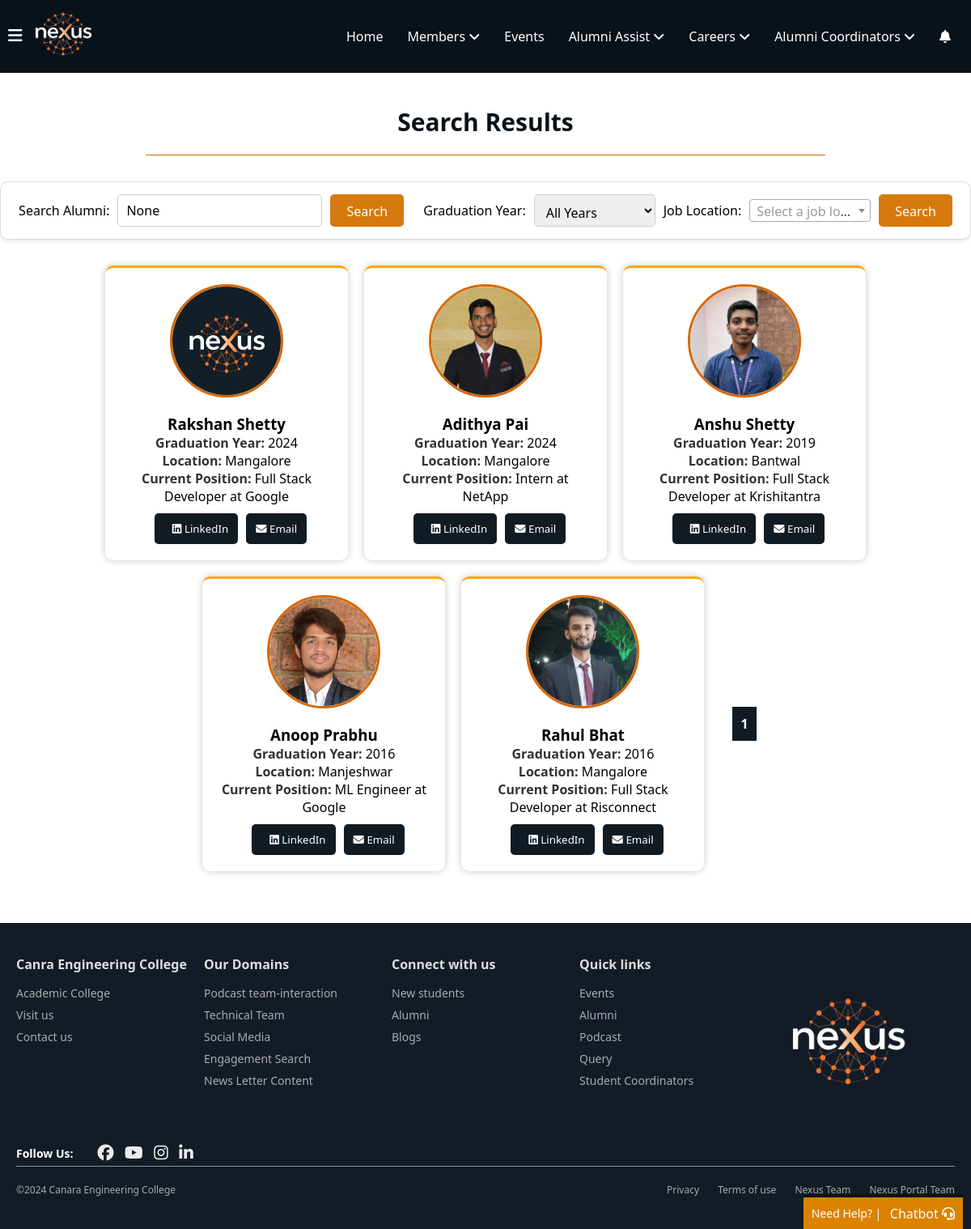
/alumni/alumni-search/ (signed in), run on the app's committed database.
### alumni_details/models.py (models this page shows, shortened)
class Alumni(models.Model):
    alumni_id = models.AutoField(primary_key=True)
    user = models.OneToOneField(User, on_delete=models.CASCADE, related_name="alumni_profile")
    first_name = models.CharField(max_length=100, db_index=True)
    last_name = models.CharField(max_length=100, db_index=True)
    phone_number = models.CharField(max_length=15, blank=True, null=True)  # Allows optional phone number
    graduation_year = models.IntegerField(db_index=True)  # Added index for graduation year
    location = models.CharField(max_length=255, blank=True, null=True)  # Optional location
    job_location=models.CharField(max_length=255,blank=True,null=True,db_index=True)
    profile_picture = models.ImageField(upload_to='photos/', blank=True, null=True, default='photos/default.png', validators=[validate_image_size])  # Add validator here
    batch = models.CharField(max_length=10)
    usn = models.CharField(max_length=20, unique=True)
    linkedin_url = models.URLField(max_length=255, blank=True, null=True)  # Optional LinkedIn URL
    facebook_url = models.URLField(max_length=255, blank=True, null=True)  # Optional Facebook URL
    instagram_url = models.URLField(max_length=255, blank=True, null=True)  # Optional Instagram URL
    twitter_url = models.URLField(max_length=255, blank=True, null=True)  # Optional Twitter URL
    youtube_url = models.URLField(max_length=255, blank=True, null=True)  # Optional YouTube URL
    current_position = models.CharField(max_length=255, db_index=True, null=True)
    branch = models.CharField(max_length=100, db_index=True)  # Added index for branch
    company_name = models.CharField(max_length=255, db_index=True, null=True)  # Added index for company name
    bio = models.TextField(blank=True, null=True)  # Optional bio
    achievements = models.TextField(blank=True, null=True)  # Optional achievements
    dob = models.DateField()
    is_alumni = models.BooleanField(default=True)
    personal_email = models.EmailField(blank=True, null=True, unique=True)  # Add personal email field
    profile_views = models.IntegerField(default=generate_random_views)  # Random views between 1-10
    uuid = models.UUIDField(default=uuid.uuid4, editable=False, unique=True)
    class Meta:
        indexes = [
            models.Index(fields=['first_name']),
            models.Index(fields=['last_name']),
            models.Index(fields=['current_position']),
            models.Index(fields=['graduation_year']),  # Index for faster filtering by graduation year
            models.Index(fields=['branch']),  # Index for faster filtering by branch
            models.Index(fields=['company_name']),  # Index for faster filtering by company name
            models.Index(fields=['job_location'])
        ]

### alumni_details/views.py (the view, shortened to what this page needs)
# urls.py: path('alumni-search/', views.alumni_search, name='alumni_search'),
@login_required_with_message
def alumni_search(request):
    query = request.GET.get('alumni')
    graduation_year = request.GET.get('graduation_year')  # Graduation year filter
    job_location = request.GET.get('job_location')  # Job location filter
    graduation_years = Alumni.objects.values_list('graduation_year', flat=True).distinct()
    job_locations = Alumni.objects.values_list('job_location', flat=True).distinct()
    alumni_list = Alumni.objects.all()
    if graduation_year:
        alumni_list = alumni_list.filter(graduation_year=graduation_year)
    if job_location:
        alumni_list = alumni_list.filter(job_location__icontains=job_location)
    paginator = Paginator(alumni_list.distinct(), 5)  # 5 results per page
    page_number = request.GET.get('page', 1)
    page_obj = paginator.get_page(page_number)
    context = {
        'page_obj': page_obj,
        'graduation_years': graduation_years,
        'job_locations': job_locations,
        'graduation_year': graduation_year,  # To highlight the selected graduation year
        'job_location': job_location,  # To highlight the selected job location
        'query': query,  # To preserve the search query
    }
    return render(request, 'alumni_details/alumni_search_results.html', context)

### notifications/context_processors.py (called while the page is built)
def notification_count(request):
    if request.user.is_authenticated:
        unread_count = Notification.objects.filter(
            recipient=request.user,
            viewed=False
        ).count()
        return {'unread_notifications_count': unread_count}
    return {'unread_notifications_count': 0}

### alumni_details/templates/alumni_details/alumni_search_results.html (shortened to what this page needs)
{% extends 'home/layout.html' %}
{% load static %}
{% block content %}
<link href="https://cdn.jsdelivr.net/npm/select2@4.0.13/dist/css/select2.min.css" rel="stylesheet" />
<h1>Search Results</h1>
<div class="search-filter">
    <form method="GET" action="{% url 'alumni_search' %}" class="search">
        <label for="alumni">Search Alumni:</label>
        <input type="text" id="alumni" name="alumni" value="{{ query }}" placeholder="Search by name, position, company, etc." />
        <button type="submit">Search</button>
    </form>
    <form method="get" action="" class="filter">
        <label for="graduation_year">Graduation Year:</label>
        <select id="graduation_year" name="graduation_year">
            <option value="">All Years</option>
        </select>
        <label for="job_location">Job Location:</label>
        <button type="submit">Search</button>
    </form>
</div>
    <div class="alumni-results">
    {% if page_obj.object_list %}
    {% for alumni in page_obj.object_list %}
    <div class="alumni-profile-card">
        <div class="profile-image">
            <a href="{% url 'public_alumni_profile' alumni.uuid %}">
          <img src="{% if alumni.profile_picture %}{{ alumni.profile_picture.url }}{% else %}{% static 'alumni_details/assets/default.png' %}{% endif %}" alt="{% if alumni.profile_picture %}{{ alumni.first_name }}'s Profile Picture{% else %}Default Profile Picture{% endif %}">
        </div>
        <div class="profile-details" >
            <a href="{% url 'public_alumni_profile' alumni.uuid %}">
            <h3>{{ alumni.first_name }} {{ alumni.last_name }}</h3>
            <p><strong style="color: #333;">Graduation Year:</strong> {{ alumni.graduation_year }}</p>
            <p><strong style="color: #333;">Location:</strong> {{ alumni.location }}</p>
            <p><strong style="color: #333;">Current Position:</strong> {{ alumni.current_position }} at {{ alumni.company_name }}</p>
            <div class="connec-btn">
                <button class="connect-btn"><a href="{{ alumni.linkedin_url }}" target="_blank" style="color: white;"><i class="fa-brands fa-linkedin"></i> LinkedIn</a></button>
                <button class="connect-btn"><a href="mailto:{{ alumni.personal_email }}" style="color: white;"><i class="fa-solid fa-envelope"></i> Email</a></button>
            </div>
        </a>
        </div>
    </div>
    {% endfor %}
    <div class="pagination">
        {% for page_num in page_obj.paginator.page_range %}
            {% if page_num == page_obj.number %}
                <strong style="padding: 10px; background-color: #111b24; color: white;">{{ page_num }}</strong>
            {% else %}
                <a href="?alumni={{ request.GET.alumni }}&page={{ page_num }}">{{ page_num }}</a>
            {% endif %}
        {% endfor %}
    </div>
    {% else %}
        <img src="../../static/alumni_details/assets/Noalimnifound.png" alt="no alumni error" class="noalumnifound">
    {% endif %}
</div>
{% endblock %}

### home/static/home/navbar.css (style rules this page uses)
* { margin: 0; padding: 0; box-sizing: border-box; font-family: 'Segoe UI', Tahoma, Geneva, Verdana, sans-serif; }
a { text-decoration: none; color: white; }

### alumni_details/templates/alumni_details/alumni_search_results.html (style rules this page uses)
* { margin: 0; padding: 0; box-sizing: border-box; }
body { font-family: Arial, sans-serif; width: 100%; height: 100vh; }
h1 { text-align: center; width: 100%; color: #0a1219; font-size: 30px; margin: 20px auto; max-width: 70%; border-bottom: 1px solid #d86800; padding: 20px; }
.search-filter { display: flex; gap: 20px; align-items: center; justify-content: space-around; margin: 20px auto; padding: 15px 20px; background-color: #ffffff; border: 1px solid #ddd; border-radius: 10px; max-width: 1200px; box-shadow: 0 2px 5px rgba(0, 0, 0, 0.1); margin-top: 2rem; margin-bottom: 2rem; }
.search-filter .search, .search-filter .filter { display: flex; gap: 10px; align-items: center; flex-wrap: wrap; width: auto; }
.search-filter input[type="text"], .search-filter select { padding: 10px; width: auto; max-width: 300px; min-width: 150px; border: 1px solid #ccc; border-radius: 5px; font-size: 16px; height: 40px; }
.search-filter button { padding: 10px 20px; background-color: #d67a10; color: white; border: none; border-radius: 5px; cursor: pointer; font-size: 16px; height: 40px; }
.alumni-results { display: flex; flex-wrap: wrap; justify-content: center; gap: 20px; margin-top: 20px; margin-bottom: 4rem; }
.alumni-results .alumni-profile-card .profile-details a { color: #000; }
.alumni-profile-card { background-color: #ffffff; border-radius: 10px; padding: 20px; box-shadow: 0 0 10px rgba(0, 0, 0, 0.219); text-align: center; width: 300px; transition: transform 0.3s ease; border-top: 3px solid orange; }
.alumni-profile-card .profile-image img { border-radius: 50%; object-fit: cover; margin-bottom: 15px; border: 3px solid #d86800; width: 140px; height: 140px; }
.connec-btn { display: flex; justify-content: center; align-items: center; gap: 10px; margin-top: 10px; }
.alumni-results .profile-details .connec-btn .connect-btn { display: flex; align-items: center; background-color: #111b24; border: none; border-radius: 5px; padding: 10px 12px; cursor: pointer; text-decoration: none; transition: background-color 0.3s ease; gap: 10px; }
.pagination { margin-top: 1rem; display: flex; justify-content: center; align-items: center; gap: 20px; margin: 5px; padding: 10px; }

### data on the page
Alumni: profile_picture (picture), first_name "Rakshan", last_name "Shetty", graduation_year "2024", location "Mangalore", current_position "Full Stack Developer", company_name "Google"
Alumni: profile_picture+first_name (picture), first_name "Adithya", last_name "Pai", graduation_year "2024", location "Mangalore", current_position "Intern", company_name "NetApp"
Alumni: profile_picture+first_name (picture), first_name "Anshu", last_name "Shetty", graduation_year "2019", location "Bantwal", current_position "Full Stack Developer", company_name "Krishitantra"
Alumni: profile_picture+first_name (picture), first_name "Anoop", last_name "Prabhu", graduation_year "2016", location "Manjeshwar", current_position "ML Engineer", company_name "Google"
Alumni: profile_picture+first_name (picture), first_name "Rahul", last_name "Bhat", graduation_year "2016", location "Mangalore", current_position "Full Stack Developer", company_name "Risconnect"

### other printed values
{{ page_num }} "1"
